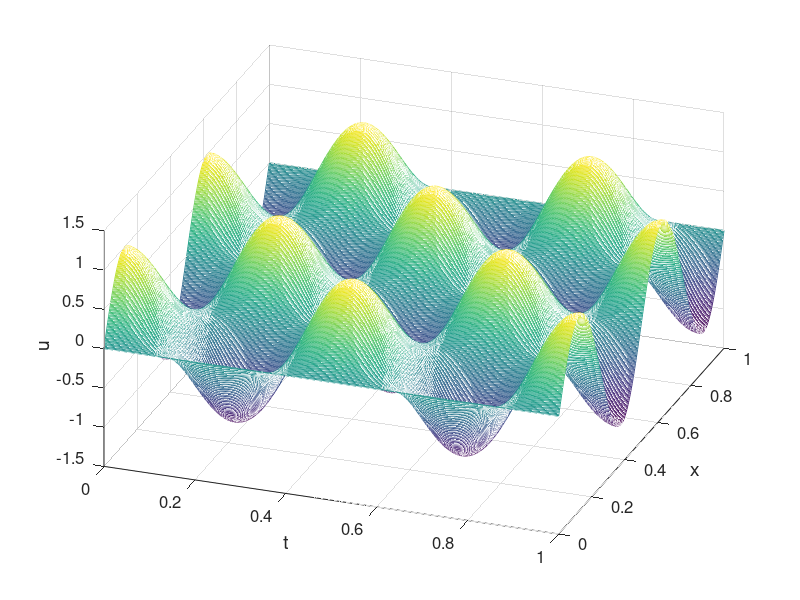

MATLAB code to generate this figure:
% fdm_wave2.m
% finite difference method for wave equation
% u_{tt}=u_{xx}, (x,t) in (0,1)x(0,T],
% u(x,0)=0, u_t(x,0)=x, x in [0,1],
% u(0,t)=0, u(1,t)=sin(t), t in (0,1].
% exact solution: u(x,t)=sin(4*pi*x)*cos(4*pi*t)
%		+sin(8*pi*x)*sin(8*pi*t)/(8*pi);
clear all; close all;
a=1; 
T=1;   % time
h=0.0025; x=[0:h:1];
tau=0.0025; t=[0:tau:T];
r=a*tau/h; 
M=length(x)-1; N=length(t)-1;
[T X]=meshgrid(t,x);
% constructing the coefficient matrix
e=r^2*ones(M-1,1);
A=spdiags([e 2*(1-e) e],[-1 0 1],M-1,M-1);
% setting initial and boundary conditions
u=zeros(M+1,N+1);
u(:,1)=sin(4*pi*x');
u(:,2)=sin(4*pi*x')+tau*sin(8*pi*x');
u(1,:)=0; u(end,:)=0;
for n=2:N
    u(2:M,n+1)=A*u(2:M,n)-u(2:M,n-1);
    u(2,n+1)=u(2,n+1)+r^2*u(1,n);
    u(M,n+1)=u(M,n+1)+r^2*u(end,n);
end
% plot the figure
mesh(t,x,u), view(20,40)
set(gca,'fontsize',12)
xlabel('t','fontsize', 14) 
ylabel('x','fontsize',14)
zlabel('u','fontsize',14)

% calculating maximum error
ue=sin(4*pi*X).*cos(4*pi*T)+sin(8*pi*X).*sin(8*pi*T)/(8*pi);

disp('t = 1, 2, 3, 4, 5')
Error=max(abs(ue(:,1/tau+1:1/tau:end)-u(:,1/tau+1:1/tau:end)))

% print -dpng -r600 fdm_wave2.png
% print -depsc2 fdm_wave2.eps
